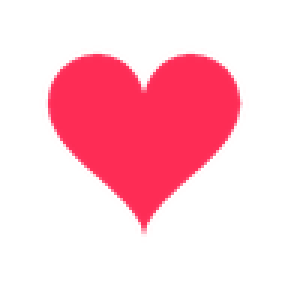
#> input picture assets/images/ic_like.png, 96 x 96 px, found by its file name (shown 3 times larger); its folder holds 4 pictures in this run
$ python mkicons48.py
#> lines starting #> are read from the running program, lines starting #| are printed output that depends on the picture
#!/usr/bin/env python3
"""1.0.0.48 右栏图标素材生成：96x96 -> 44x44 默认态 + 44x44 压暗按压态。
用法: python tools/mkicons48.py   （在 DouyinBar/ 下运行）
输出: assets/images/ic_<name>_s.png  (44x44 默认)
      assets/images/ic_<name>_sp.png (44x44 按压, RGB*0.6, alpha 不变)
"""
from PIL import Image
import os

SRC = 'assets/images/'
ICONS = [
    'ic_like', 'ic_like_gray', 'ic_comment', 'ic_star', 'ic_star_on',
    'ic_person', 'ic_person_on', 'ic_folder', 'ic_folder_on',
    'ic_download', 'ic_dl_ok',
]
SIZE = 44
PRESS_K = 0.6

for name in ICONS:
    src = SRC + name + '.png'
    if not os.path.exists(src):
        print('MISSING', src)
        continue
    im = Image.open(src).convert('RGBA')
#> im is the input picture: PIL image 96x96 RGBA; mean R, G, B, A 74.4, 12.8, 24.4, 65.3
    small = im.resize((SIZE, SIZE), Image.LANCZOS)
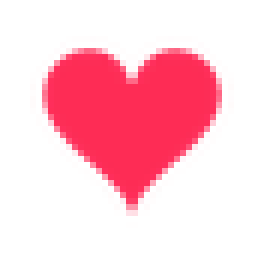
#> small: PIL image 44x44 RGBA (shown 6 times larger); mean R, G, B, A 85.3, 14.1, 28.5, 65.3; transparent parts drawn white
    out = SRC + name + '_s.png'
    small.save(out, optimize=True)

    # 按压态：RGB 压暗 60%，alpha 不变
    px = small.load()
    for y in range(SIZE):
        for x in range(SIZE):
            r, g, b, a = px[x, y]
            px[x, y] = (int(r * PRESS_K), int(g * PRESS_K), int(b * PRESS_K), a)
    out_p = SRC + name + '_sp.png'
    small.save(out_p, optimize=True)
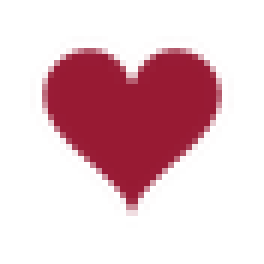
#> saved as ic_like_sp.png: PIL image 44x44 RGBA (shown 6 times larger); mean R, G, B, A 51.1, 8.3, 17.1, 65.3; transparent parts drawn white
    print(f'{name}: {os.path.getsize(out)}B  +press {os.path.getsize(out_p)}B')

print('done')
